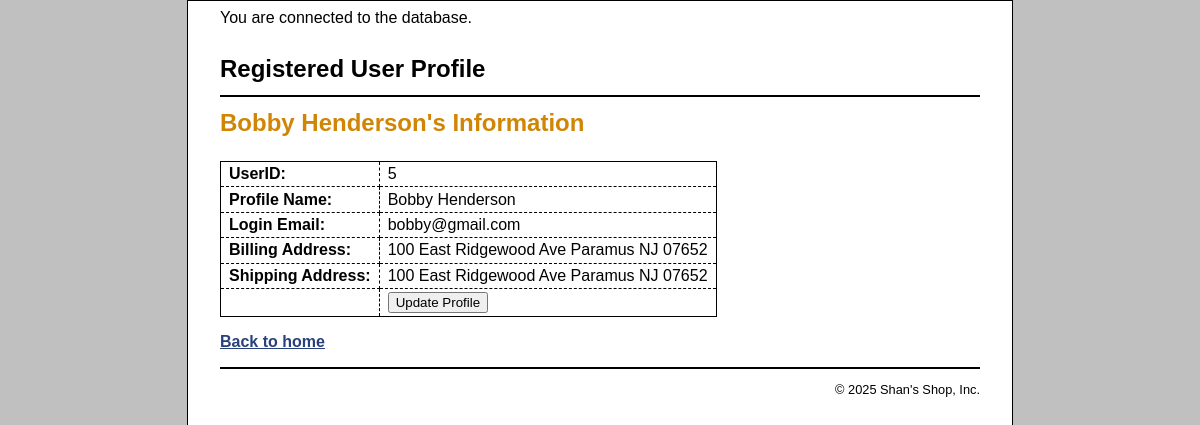
The page /registered/profile/index.php (signed in) on the database its author committed.
### tables this page shows
CREATE TABLE users (
  userID              INT             NOT NULL    AUTO_INCREMENT,
  userName            VARCHAR(50)     NOT NULL,
  userEmail           VARCHAR(50)     NOT NULL,
  password            VARCHAR(50)     NOT NULL,
  userShipping        VARCHAR(255)                 DEFAULT NULL,
  userBilling         VARCHAR(255)                 DEFAULT NULL,
  PRIMARY KEY (userID),
  UNIQUE INDEX userEmail (userEmail)
);

### registered/profile/index.php (the view, shortened to what this page needs)
<?php
require_once('../../inc/db_connect.php');
if (!isset($user_id))
{
	$user_id = $_SESSION['user']['userID'];
}
$queryProfile = 'SELECT * FROM users
				 WHERE userID = :user_id
				 ORDER BY userID';
$statement = $db->prepare($queryProfile);
$statement->bindValue(':user_id', $user_id);
$statement->execute();
$users = $statement->fetchAll();
?>
<!DOCTYPE html>
<html>
<head>
    <link rel="stylesheet" type="text/css" href="../../main.css" />
</head>
<body>
	<header>
		<h1>Registered User Profile</h1>
	</header>
	<main>
		<h1><?php echo $_SESSION['user']['userName']; ?>'s Information</h1>
		<br>
		<table>
		<?php foreach($users as $user): ?>
		<form action = "updateUserForm.php" method = "post">
		<tr>
			<th>UserID:</th>
			<td><?php echo $_SESSION['user']['userID']; ?></td>
		</tr>
		<tr>
			<th>Profile Name:</th>
			<td><?php echo $user['userName']; ?></td>
		</tr>
		<tr>
			<th>Login Email:</th>
			<td><?php echo $user['userEmail']; ?></td>
		</tr>
		<tr>
			<th>Billing Address:</th>
			<td><?php echo $user['userBilling']; ?></td>
		</tr>
		<tr>
			<th>Shipping Address:</th>
			<td><?php echo $user['userShipping']; ?></td>
		</tr>
		<tr>
		<td><input type="hidden" name = "user_id"
		value= "<?php echo $_SESSION['user']['userID']; ?>"></td>
		<td><input type="submit" name="action" value="Update Profile"></td>
		</tr>
		</form>
		<?php endforeach; ?>
		</table>
	<p><a href="http://localhost/project/index.php">Back to home</a></p>
	</main>
	<footer>
		<p>&copy; <?php echo date("Y"); ?> Shan's Shop, Inc.</p>
	</footer>
</body>
</html>

### main.css (style rules this page uses)
html { background-color: rgb(192, 192, 192); }
body { margin-top: 0; font-family: Arial, Helvetica, sans-serif; width: 760px; margin: 0 auto; background-color: white; border: 1px solid black; padding: .5em 2em; }
header { margin: 0; border-bottom: 2px solid black; }
header h1 { margin: 0; padding: .5em 0; color: black; }
main { margin: 0; }
footer { clear: both; margin-top: 1em; border-top: 2px solid black; }
footer p { text-align: right; font-size: 80%; margin: 1em 0; }
h1 { font-size: 150%; margin: 0; padding: .5em 0 .25em; }
h1, h2 { color: rgb(208, 133, 4); }
a { color: rgb(41, 64, 124); font-weight: bold; }
table { border: 1px solid black; border-collapse: collapse; }
td, th { border: 1px dashed black; padding: .2em .5em .2em .5em; vertical-align: top; text-align: left; }
form { margin: 0; }

### rows shown on the page
users: userName "Bobby Henderson", userEmail "bobby@gmail.com", userBilling "100 East Ridgewood Ave Paramus NJ 07652", userShipping "100 East Ridgewood Ave Paramus NJ 07652"

### other values the page prints
$_SESSION['user']['userName'] "Bobby Henderson"
